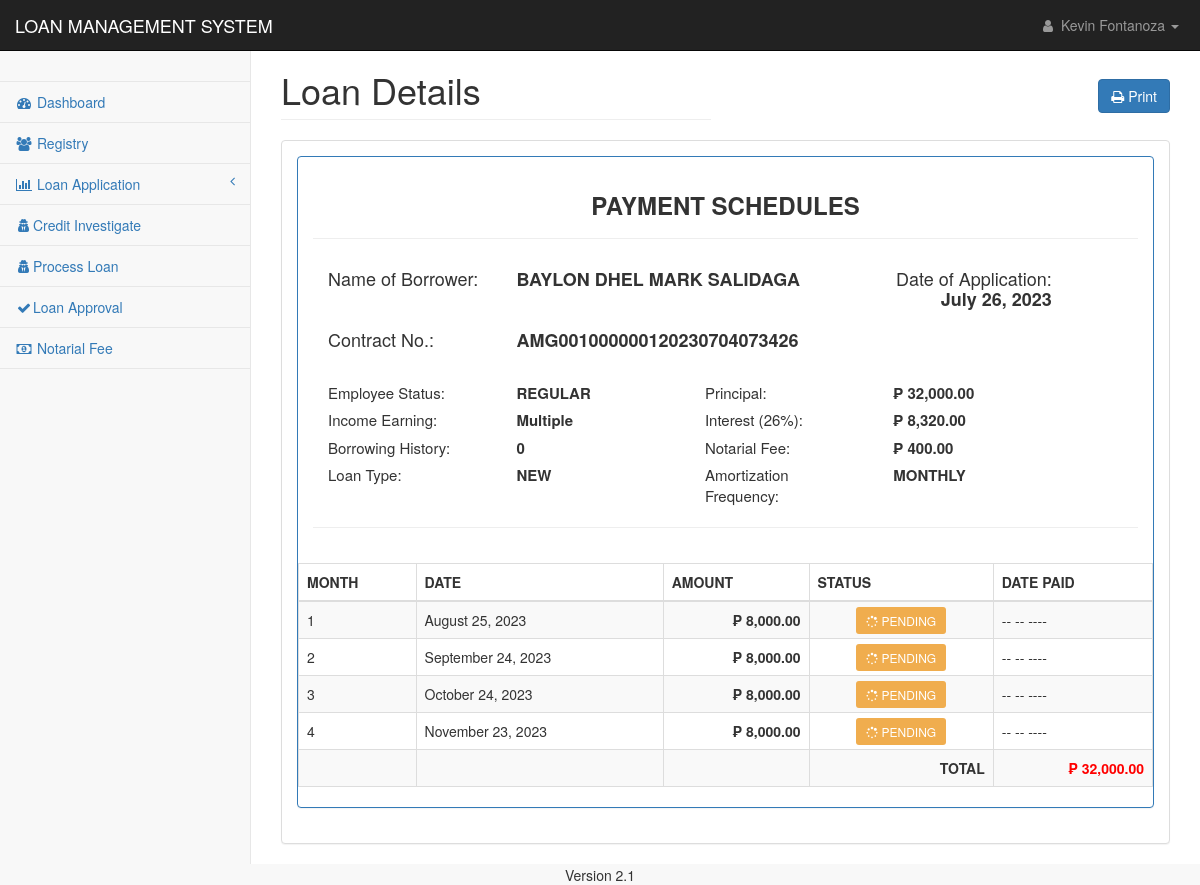
The page /pages/contract_signing.php?id=AMG0010000001&cn=AMG001000000120230704073426 (signed in) on the database its author committed.
### tables this page shows
CREATE TABLE `applicants_personal` (
  `applicant_id` int(11) NOT NULL,
  `applicant_code` text NOT NULL,
  `firstname` text NOT NULL,
  `middlename` text NOT NULL,
  `lastname` text NOT NULL,
  `suffix` text NOT NULL,
  `nickname` text NOT NULL,
  `age` text NOT NULL,
  `gender` text NOT NULL,
  `contact1` text NOT NULL,
  `mstatus` text NOT NULL,
  `dob1` date NOT NULL,
  `pob1` text NOT NULL,
  `block1` text NOT NULL,
  `street1` text NOT NULL,
  `phase1` text NOT NULL,
  `brgy1` text NOT NULL,
  `city1` text NOT NULL,
  `province1` text NOT NULL,
  `map_url` text NOT NULL,
  `residence1` text NOT NULL,
  `lwith1` text NOT NULL,
  `block2` text NOT NULL,
  `street2` text NOT NULL,
  `phase2` text NOT NULL,
  `brgy2` text NOT NULL,
  `city2` text NOT NULL,
  `province2` text NOT NULL,
  `residence2` text NOT NULL,
  `lwith2` text NOT NULL,
  `mothername` text NOT NULL,
  `mothercon` text NOT NULL,
  `fathername` text NOT NULL,
  `fathercon` text NOT NULL,
  `file` text NOT NULL,
  `date_encoded` date NOT NULL
);

CREATE TABLE `loan_applications` (
  `loan_id` int(11) NOT NULL,
  `contract_no` text NOT NULL,
  `client_id` text NOT NULL,
  `loan_type` int(11) NOT NULL,
  `loan_duration` int(11) NOT NULL,
  `loan_amount` double NOT NULL,
  `interest_amount` double NOT NULL,
  `other_fee` double NOT NULL,
  `total_cashout` double NOT NULL,
  `monthly_amortization` int(11) NOT NULL,
  `mop` text NOT NULL,
  `ob` double NOT NULL,
  `udi_percentage` int(11) NOT NULL,
  `udi_value` double NOT NULL,
  `interest_percentage` int(11) NOT NULL,
  `application_date` datetime NOT NULL DEFAULT current_timestamp(),
  `ci_status` int(11) NOT NULL,
  `ci_by` text NOT NULL,
  `ci_date` datetime DEFAULT NULL,
  `approval` int(11) NOT NULL,
  `processed_by` text NOT NULL,
  `date_flagged` datetime DEFAULT NULL,
  `remarks` text NOT NULL,
  `paid` int(11) NOT NULL
);

CREATE TABLE `applicants_work` (
  `work_id` int(11) NOT NULL,
  `applicant_code` text NOT NULL,
  `employer` text NOT NULL,
  `sector_type` text NOT NULL,
  `tob` text NOT NULL,
  `com_address` text NOT NULL,
  `a_location` text NOT NULL,
  `sup_name` text NOT NULL,
  `hr_number` text NOT NULL,
  `date_hired` date NOT NULL,
  `e_status` text NOT NULL,
  `m_salary` text NOT NULL,
  `bank_name` text NOT NULL,
  `atm_card` text NOT NULL,
  `loan` text NOT NULL,
  `monthly_salary` text NOT NULL,
  `s_period` text NOT NULL,
  `other_source` text NOT NULL,
  `specify` text NOT NULL,
  `max_loanable_amt` float NOT NULL,
  `date_encoded` date NOT NULL
);

### pages/contract_signing.php (the view, shortened to what the rows shown need)
<?php
include('../config/conn.php');
include 'mvc/controller/class-autoload.cont.php';
include 'mvc/model/sched.mod.php';
if(isset($_GET['id'])){
    $client_id=$_GET['id'];
}
$loan = new Loan($_GET['id']);
$sched = new Schedule($_GET['cn']);
if(isset($_GET['id'])){
    $cid = $_GET['id'];
}else{
}
?>
<!DOCTYPE html>
<html lang="en">
<head>
    <link href="../css/bootstrap.min.css" rel="stylesheet">
    <link href="../css/metisMenu.min.css" rel="stylesheet">
    <link href="../css/startmin.css" rel="stylesheet">
    <link href="../css/font-awesome.min.css" rel="stylesheet" type="text/css">
</head>
<body>
    <div id="wrapper">
        <div id="page-wrapper">
            <div class="container-fluid">
                <div class="row">
                    <div class="col-lg-6">
                        <h1 class="page-header">Loan Details</h1>
                    </div>
                    <div class="col-lg-6 text-right">
                        <br>
                        <h1><button class="btn btn-md btn-primary" type="button" onclick="{window.open('generate_contract.php?id=<?= $client_id ?>', '_blank');window.open('generate_promissory_note.php?id=<?= $client_id ?>', '_blank');window.open('generate_disclosure.php?id=<?= $client_id ?>', '_blank');}" class="btn btn-lg btn-primary"><i class="fa fa-print"></i> Print</button></h1>
                    </div>
                </div>
                <div class="row">
                    <div class="col-lg-12">
                        <div class="panel tabbed-panel panel-default">
                            <div class="panel-body">
                                <div class="tab-content">
                                    <div class="tab-pane fade in active" id="tab-default-1">
                                        <div class="panel panel-primary">
                                            <div class="panel-body">
                                                <div class="row">
                                                    <?php
                                                     $applicant = "SELECT * FROM applicants_personal WHERE applicant_code = '$cid'";
                                                     $applcaintQuery = mysqli_query($con,$applicant);
                                                     if(mysqli_num_rows($applcaintQuery) > 0){
                                                     while($rowApp = mysqli_fetch_assoc($applcaintQuery)) {
                                                    ?>
                                                    <div class="col-lg-11">
                                                        <div class="col-lg-3">
                                                            <h4>Name of Borrower:</h4>
                                                        </div>
                                                        <div class="col-lg-6">
                                                            <h4>
                                                                <b><?php echo $rowApp['lastname']." ".$rowApp['firstname']." ".$rowApp['middlename']; ?></b>
                                                            </h4>
                                                        </div>
                                                        <div class="col-lg-3" align="right">
                                                            <h4>Date of Application: <b><?= $sched->applicationDate ?></b>
                                                            </h4>
                                                        </div>
                                                        <div class="col-lg-3">
                                                            <h4>Contract No.:</h4>
                                                        </div>
                                                        <div class="col-lg-3">
                                                        <h4><b><?php echo $_GET['cn'] ?></b></h4>
                                                        </div>
                                                    </div>
                                                    <?php
                                                        }
                                                    }
                                                    ?>
                                                    <br><br>
                                                    <div class="col-lg-11" style="font-size:15px;"><br>
                                                        <div class="col-lg-3">Employee Status: </div>
                                                        <div class="col-lg-3"><label>
                                                                <?php echo $loan->clientEmpStatus; ?></label></div>
                                                        <div class="col-lg-3">Principal: </div>
                                                        <div class="col-lg-3"><label>₱
                                                                <?php echo number_format(floatval($sched->principal), 2); ?></label>
                                                        </div>
                                                        <div class="col-lg-3">Income Earning: </div>
                                                        <div class="col-lg-3"><label>
                                                                <?php echo $loan->incomeEarning; ?></label></div>
                                                        <div class="col-lg-3">Interest (<?=$sched->interestPer?>%): </div>
                                                        <div class="col-lg-3"><label>₱
                                                                <?php echo number_format(floatval($sched->interestVal), 2); ?>
                                                        </div>
                                                        <div class="col-lg-3">Borrowing History: </div>
                                                        <div class="col-lg-3"><label>
                                                                <?php echo $loan->borrowingHistCount; ?></label></div>
                                                        <div class="col-lg-3">Notarial Fee: </div>
                                                        <div class="col-lg-3"><label>₱
                                                                <?php echo number_format(floatval($sched->notarial), 2); ?></label>
                                                        </div>
                                                        <div class="col-lg-3">Loan Type: </div>
                                                        <div class="col-lg-3"><label>
                                                                <?= $sched->loanType ?></label>
                                                        </div>
                                                        <div class="col-lg-3">Amortization Frequency: </div>
                                                        <div class="col-lg-3"><label>
                                                                <?= $sched->amortFrequency.'LY' ?></label>
                                                        </div>
                                                    </div>
                                                </div>
                                            </div>
                                            <div class="row">
                                                <div class="col-lg-12">
                                                   <?= $sched->loadTable(); ?>
                                                </div>
                                            </div>
                                        </div>
                                    </div>
                                </div>
                            </div>
                        </div>
                    </div>
                </div>
            </div>
        </div>
    </div>
</body>
</html>

### pages/mvc/model/sched.mod.php (shortened to what the rows shown need)
<?php
class Schedule extends DbCon {
    public $amortFrequency;
    public $duration;
    public $startDate;
    public $addDate;
    public $amortAmount;
    public $principal;
    public function __construct(String $id){
        $sql = "SELECT *  FROM loan_applications WHERE contract_no= ? AND paid=0";
        $stmt = $this->connect()->prepare($sql);
        $stmt->execute([$id]);
        $result = $stmt->fetch();
        $this->amortFrequency = $result['mop']??null;
        $this->duration = $result['loan_duration']??null;
        $this->startDate = $result['date_flagged']??$result['ci_date']??null;
        $this->amortAmount = $result['monthly_amortization']??null;
        $this->principal = $result['loan_amount']??null;
        $this->notarial = $result['other_fee']??null;
        $this->interestPer = $result['udi_percentage']??null;
        $this->interestVal = $result['udi_value']??null;
        $this->loanType = $result['loan_type']??null;
        $this->applicationDate = $result['application_date']??null;
        $this->applicationDate = date_format(new DateTime($this->applicationDate), "F d, Y ");
        $this->loadTable();
    }
    public function loadTable(){
        $content = "<div class='table-responsive'>
        <table class='table table-striped table-bordered table-hover'
            id='dataTables-example'>
            <thead>
                <tr>
                    <th>".$this->amortFrequency."</th>
                    <th>DATE</th>
                    <th>AMOUNT</th>
                    <th>STATUS</th>
                    <th>DATE PAID</th>
                </tr>
            </thead>
            <tbody>
                ".$this->loadTableRow()."
            </tbody>
        </table>
    </div>";
    return $content;
    }
    private function loadTableRow(){
        $content = "";
        $date = new DateTime($this->startDate);
        for($index = 0; $index < $this->duration; $index++){
            date_add($date, date_interval_create_from_date_string($this->addDate." days"));
            $content .= "<tr>
                <td>".($index+1)."</td>
                <td>".date_format($date, "F d, Y ")."</td>
                <td class='text-right'><strong>₱ ".number_format($this->amortAmount, 2)."</strong></td>
                <td class='text-center'><span class='btn-sm btn-warning'> <i class='fa fa-spinner'></i> PENDING</span></td>
                <td>-- -- ----</td>
            </tr>";
        }
        $content .= "<tr>
        <td></td>
        <td></td>
        <td></td>
        <td class='text-right'><strong>TOTAL</strong></td>
        <td class='text-right' style='color:red'><strong>₱ ".number_format($this->principal, 2)."</strong></td>
        </tr>";
        return $content;
    }
    private function mop(){
        if($this->amortFrequency == 1){
            $this->amortFrequency = "MONTH";
            $this->addDate = 30;
        }else if($this->amortFrequency == 2){
            $this->amortFrequency = "SEMI-MONTH";
            $this->addDate = 15;
        }else if($this->amortFrequency == 3){
            $this->amortFrequency = "WEEK";
            $this->addDate = 7;
        }
    }
}

### rows shown on the page
applicants_personal: lastname "BAYLON", firstname "DHEL MARK", middlename "SALIDAGA"
loan_applications: application_date "July 26, 2023", loan_amount "32,000.00", udi_percentage "26", udi_value "8,320.00", other_fee "400.00", date_format($date, "F d, Y ") "August 25, 2023", monthly_amortization "8,000.00", loan_duration 4 (drawn), date_format($date, "F d, Y ") "September 24, 2023", date_format($date, "F d, Y ") "October 24, 2023", date_format($date, "F d, Y ") "November 23, 2023"
applicants_work: e_status "REGULAR"

### other values the page prints
$_SESSION['name'] "Kevin Fontanoza"
$loan->incomeEarning "Multiple"
$loan->borrowingHistCount "0"
$sched->loanType "NEW"
$sched->amortFrequency "MONTH"
$this->amortFrequency "MONTH"
